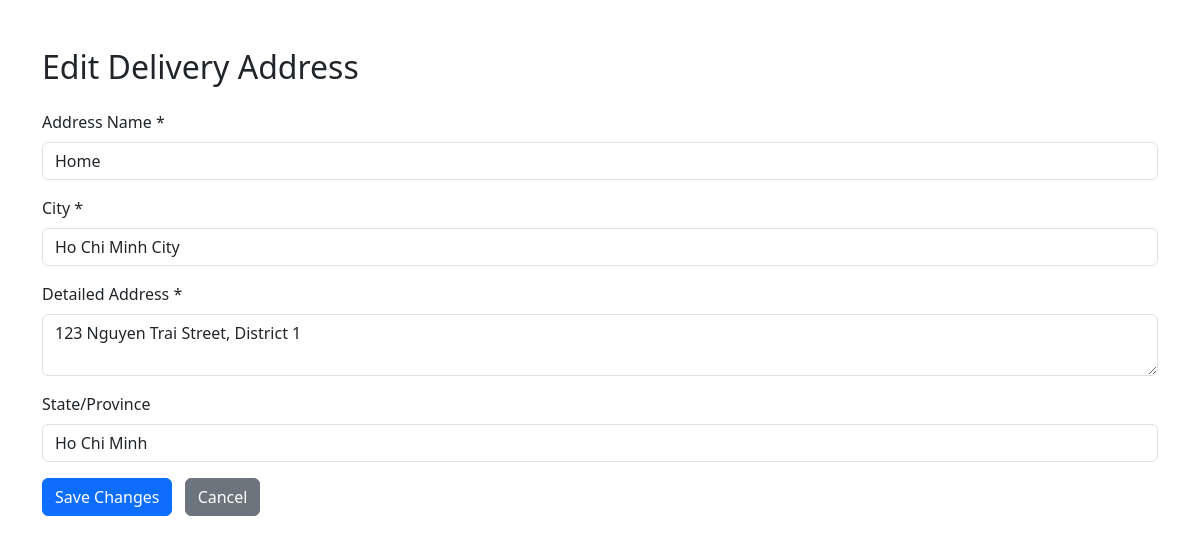
The app's page /edit_address.php?address_id=1 (signed in) with its own data.
### tables this page shows
CREATE TABLE `user_addresses` (
  `address_id` int(11) NOT NULL,
  `user_id` int(11) NOT NULL,
  `address_name` varchar(100) NOT NULL DEFAULT 'Home',
  `full_address` text NOT NULL,
  `city` varchar(100) NOT NULL,
  `state` varchar(100) DEFAULT NULL,
  `postal_code` varchar(20) DEFAULT NULL,
  `country` varchar(100) NOT NULL DEFAULT 'Vietnam',
  `is_default` tinyint(1) DEFAULT 0,
  `created_at` timestamp NOT NULL DEFAULT current_timestamp(),
  `updated_at` timestamp NOT NULL DEFAULT current_timestamp() ON UPDATE current_timestamp()
);

### edit_address.php (the view, shortened to what this page needs)
<?php
$database = new Database();
$db = $database->getConnection();
$address_id = isset($_GET['address_id']) ? (int)$_GET['address_id'] : 0;
$user_id = $_SESSION['user_id'];
$address = null;
if ($address_id > 0) {
    $stmt = $db->prepare("SELECT * FROM user_addresses WHERE address_id = ? AND user_id = ?");
    $stmt->execute([$address_id, $user_id]);
    $address = $stmt->fetch(PDO::FETCH_ASSOC);
}
?>
<!DOCTYPE html>
<html lang="en">
<head>
    <link rel="stylesheet" href="https://cdn.jsdelivr.net/npm/bootstrap@5.3.0/dist/css/bootstrap.min.css">
</head>
<body>
<div class="container my-5">
    <h2 class="mb-4">Edit Delivery Address</h2>
    <form method="POST" action="manage_address.php">
        <div class="mb-3">
            <label class="form-label">Address Name *</label>
            <input type="text" class="form-control" name="address_name" value="<?php echo htmlspecialchars($address['address_name']); ?>" required>
        </div>
        <div class="mb-3">
            <label class="form-label">City *</label>
            <input type="text" class="form-control" name="city" value="<?php echo htmlspecialchars($address['city']); ?>" required>
        </div>
        <div class="mb-3">
            <label class="form-label">Detailed Address *</label>
            <textarea class="form-control" name="full_address" rows="2" required><?php echo htmlspecialchars($address['full_address']); ?></textarea>
        </div>
        <div class="mb-3">
            <label class="form-label">State/Province</label>
            <input type="text" class="form-control" name="state" value="<?php echo htmlspecialchars($address['state']); ?>">
        </div>
        <button type="submit" class="btn btn-primary">Save Changes</button>
        <a href="checkout.php" class="btn btn-secondary ms-2">Cancel</a>
    </form>
</div>
</body>
</html>

### records on screen
user_addresses: address_name "Home", city "Ho Chi Minh City", full_address "123 Nguyen Trai Street, District 1", state "Ho Chi Minh"
